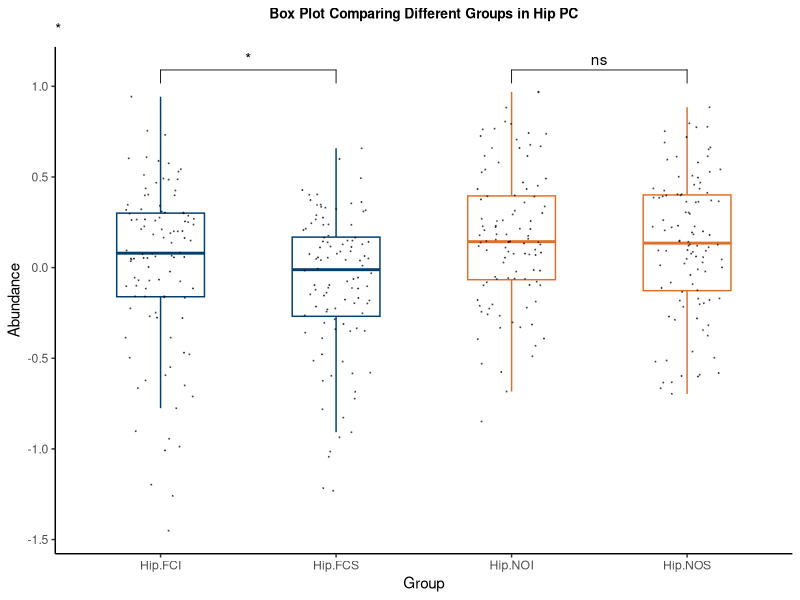
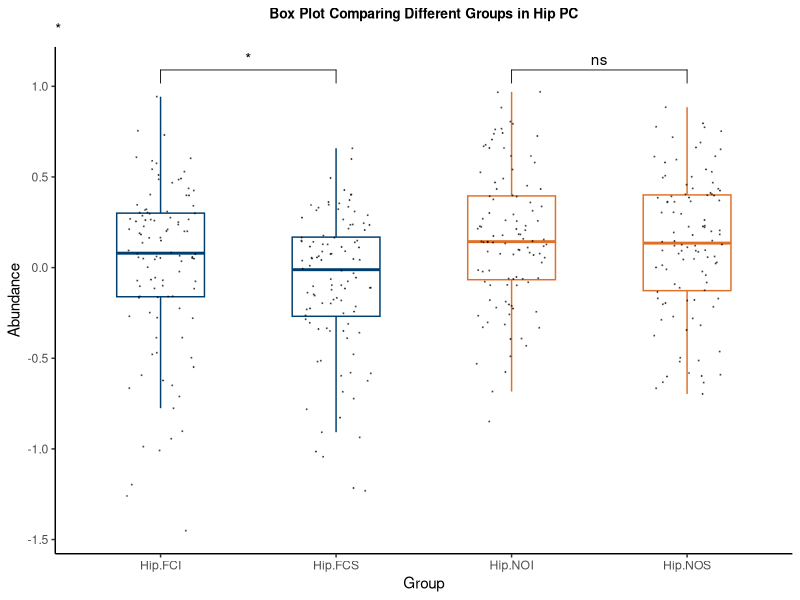

Here is the R script that generated these plots, in order: (Note: this script raises an error after producing the figures.)
library(dplyr)  # Load the dplyr package
library(ggplot2)
library(ggpubr)
library(ggsignif)
# Read the dataset from the CSV file
your_dataset <- read.csv("HexCer.csv")

# Extract the variable names from the first column
variable_names <- your_dataset[, 1]

# Create a data frame to hold the tidy data
tidy_data <- data.frame(
  Variable = rep(variable_names, each = ncol(your_dataset) - 1),
  Group = rep(colnames(your_dataset)[-1], each = length(variable_names)),
  Value = as.vector(as.matrix(your_dataset[, -1]))  # Exclude the first column
)

# Remove the numeric suffixes from the Group column
tidy_data$Group <- gsub("\\.\\d+$", "", tidy_data$Group)

# Print the first few rows of the tidy_data
print(head(tidy_data))


# Assuming your tidy data is named "tidy_data"


p <- ggplot(tidy_data, aes(x = Group, y = Value)) +
  geom_boxplot(outlier.shape = NA, width = 0.5, aes(color = ifelse(Group %in% c("Hip.FCI", "Hip.FCS"), "#003F70", "#DF7027"))) +  # Set box border color based on group
  
  
  geom_jitter(width = 0.2, height = 0, size = 0.1, alpha = 0.5) + 
  
  
  labs(x = "Group", y = "Abundance") +
  ggtitle("Box Plot Comparing Different Groups in Hip PC") +
  stat_summary(
    fun.data = "mean_sdl",
    geom = "point",
    position = position_dodge(width = 0.75),
    size = 0.6,
    shape = 23,
    fill = "white",
    color = "black"
  ) +
  # scale_fill_manual(values = c("Hip.FCI" = "#003F70", "Hip.NOI" = "#003F70", 
  #                            "Hip.FCS" = "#DF7027", "Hip.NOS" = "#DF7027")) +  # Define custom fill colors
  scale_color_manual(values = c("#003F70" = "#003F70", "#DF7027" = "#DF7027")) +  # Define custom border colors
  
  
  theme_classic() +
  theme(
    legend.position = "none",
    plot.title = element_text(face = "bold", hjust = 0.5, size = 10, margin = margin(b = 0.5)) # Set plot title to bold and center it
  ) 

# Define comparisons for p-values
comparisons <- list(
  c("Hip.FCI", "Hip.FCS"),
  c("Hip.NOI", "Hip.NOS")
)

# Create p-values annotation with asterisks
pvals <- lapply(comparisons, function(cmp) {
  wilcox.test(tidy_data$Value[tidy_data$Group == cmp[1]],
              tidy_data$Value[tidy_data$Group == cmp[2]])$p.value
})
pvals <- unlist(pvals)

# Determine asterisks based on p-value significance
asterisks <- sapply(pvals, function(p) {
  if (p < 0.001) "***"
  else if (p < 0.01) "**"
  else if (p < 0.05) "*"
  else ""
})

# Combine the p-values with comparisons and asterisks
pval_labels <- paste(asterisks)

# Add p-values with asterisks to the box plots
p_with_pvals <- p +
  stat_compare_means(comparisons = comparisons, label = "p.signif",
                     method = "wilcox.test", paired = FALSE, step.increase = 0) +
  labs(subtitle = pval_labels)

# Display the plot with p-values and asterisks
print(p_with_pvals)
ggsave("PC.png", plot = p_with_pvals, dpi = 400)









your_dataset <- read.csv("PI.csv")

# Extract the variable names from the first column
variable_names <- your_dataset[, 1]

# Create a data frame to hold the tidy data
tidy_data <- data.frame(
  Variable = rep(variable_names, each = ncol(your_dataset) - 1),
  Group = rep(colnames(your_dataset)[-1], each = length(variable_names)),
  Value = as.vector(as.matrix(your_dataset[, -1]))  # Exclude the first column
)

# Remove the numeric suffixes from the Group column
tidy_data$Group <- gsub("\\.\\d+$", "", tidy_data$Group)

# Calculate the means for each group
group_means <- tidy_data %>%
  group_by(Group) %>%
  summarise(Mean = mean(Value))

# Define the groups you want to compare
comparisons <- list(
  c("Hip.FCI", "Hip.FCS"),
  c("Hip.NOI", "Hip.NOS")
)

# Perform pairwise comparisons and determine if mean increased or decreased
for (cmp in comparisons) {
  mean_diff <- group_means$Mean[group_means$Group == cmp[2]] - group_means$Mean[group_means$Group == cmp[1]]
  if (mean_diff > 0) {
    direction <- "Increased"
  } else if (mean_diff < 0) {
    direction <- "Decreased"
  } else {
    direction <- "No Change"
  }
  
  message(paste("Comparison", cmp[1], "to", cmp[2], ":", direction))
}





# Load required packages
library(dplyr)

# Read the dataset from the CSV file
your_dataset <- read.csv("PI.csv")

# Extract the variable names from the first column
variable_names <- your_dataset[, 1]

# Create a data frame to hold the tidy data
tidy_data <- data.frame(
  Variable = rep(variable_names, each = ncol(your_dataset) - 1),
  Group = rep(colnames(your_dataset)[-1], each = length(variable_names)),
  Value = as.vector(as.matrix(your_dataset[, -1]))  # Exclude the first column
)

# Remove the numeric suffixes from the Group column
tidy_data$Group <- gsub("\\.\\d+$", "", tidy_data$Group)

# Calculate the means for each group
group_means <- tidy_data %>%
  group_by(Group) %>%
  summarise(Mean = mean(Value))

# Define the groups you want to compare
comparisons <- list(
  c("Hip.FCI", "Hip.FCS"),
  c("Hip.NOI", "Hip.NOS")
)

# Perform pairwise comparisons and determine if mean increased or decreased
for (cmp in comparisons) {
  mean_diff <- group_means$Mean[group_means$Group == cmp[2]] - group_means$Mean[group_means$Group == cmp[1]]
  
  # Calculate fold change and log2 fold change
  fc <- foldchange(group_means$Mean[group_means$Group == cmp[2]], group_means$Mean[group_means$Group == cmp[1]])
  logratio <- log2fc <- logratio2foldchange(log2(group_means$Mean[group_means$Group == cmp[2]] / group_means$Mean[group_means$Group == cmp[1]]), base = 2)
  
  if (mean_diff > 0) {
    direction <- "Increased"
  } else if (mean_diff < 0) {
    direction <- "Decreased"
  } else {
    direction <- "No Change"
  }
  
  message(paste("Comparison", cmp[1], "to", cmp[2], ":", direction))
  message(paste("Fold Change:", fc))
  message(paste("Log2 Fold Change:", log2fc))
  message("--------")
}



